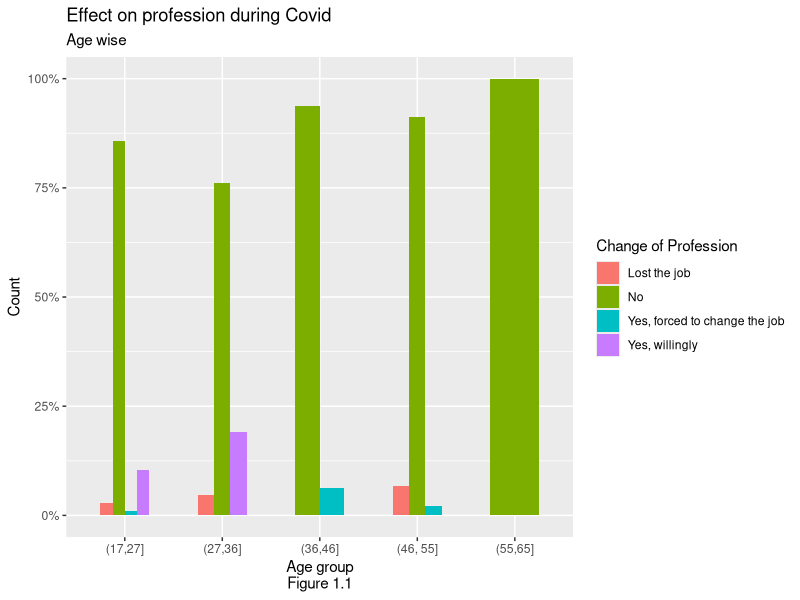
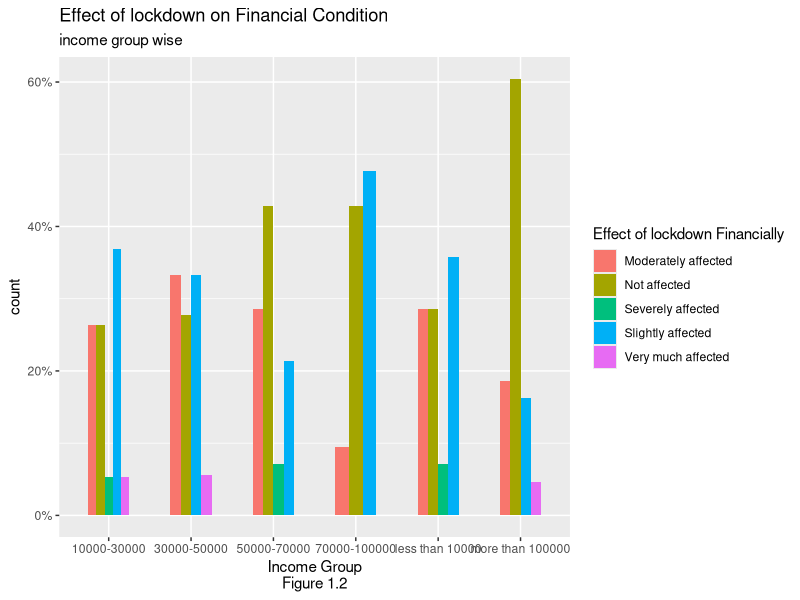
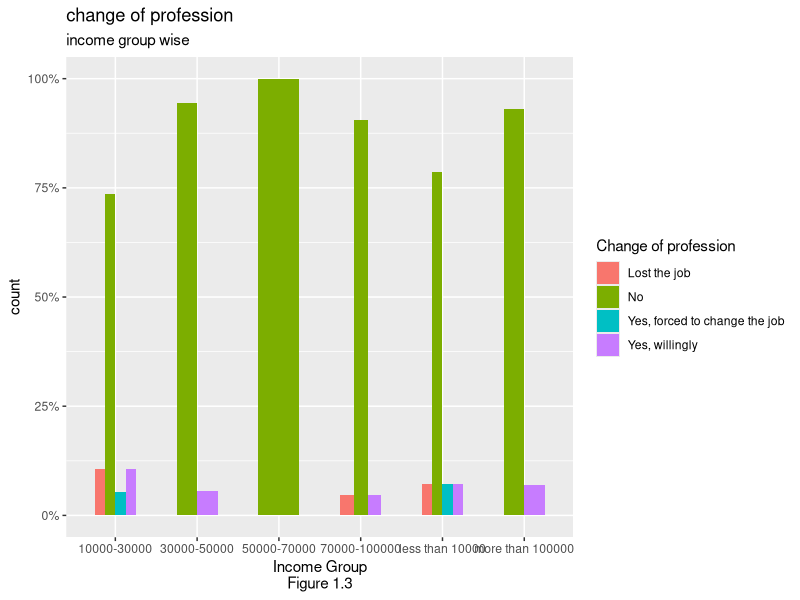
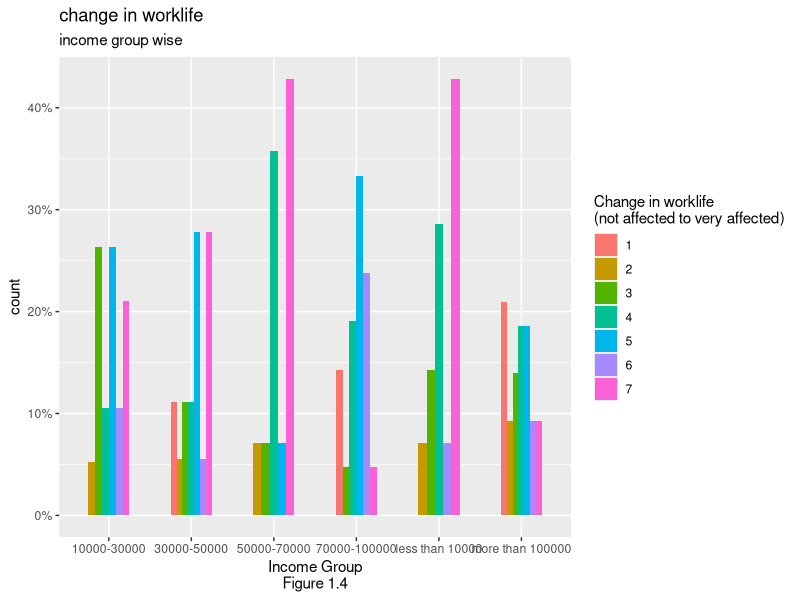
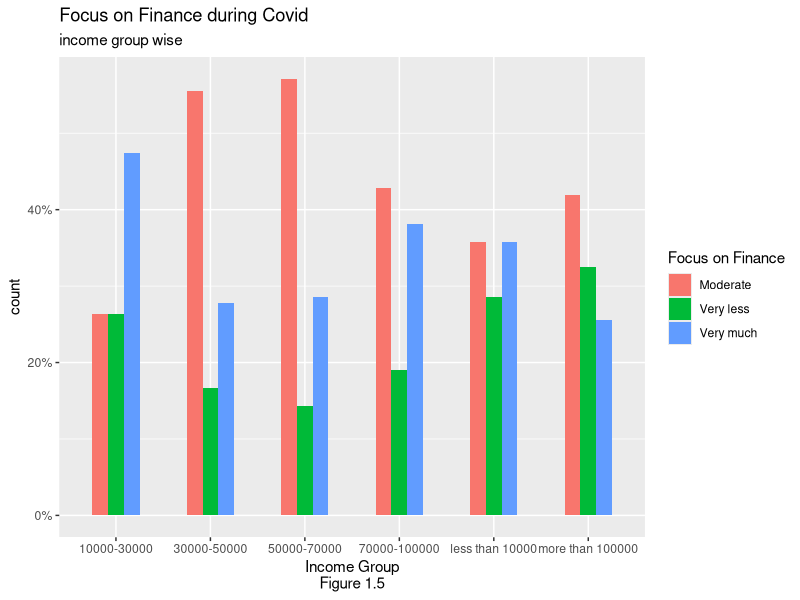
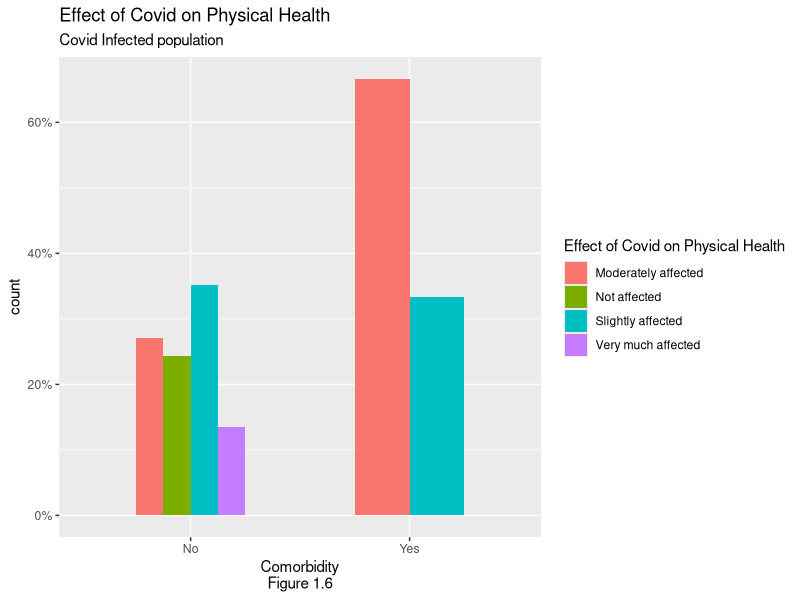
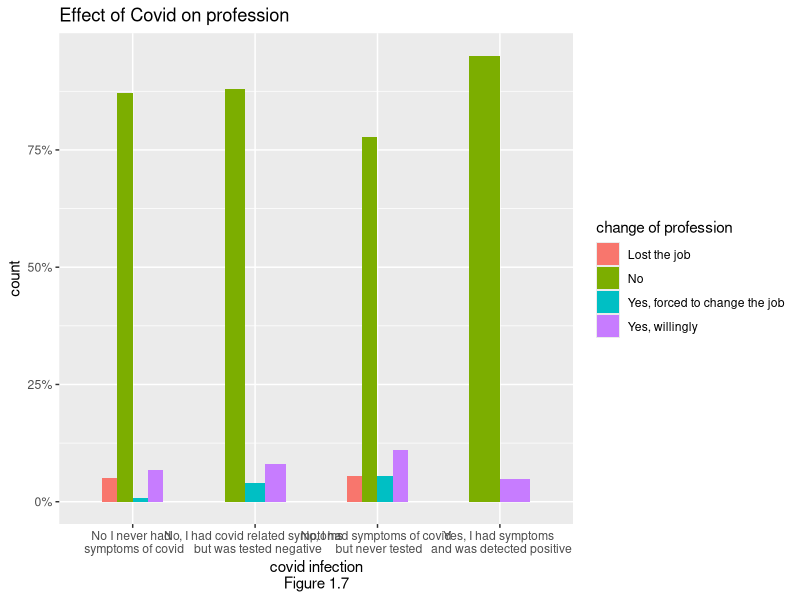
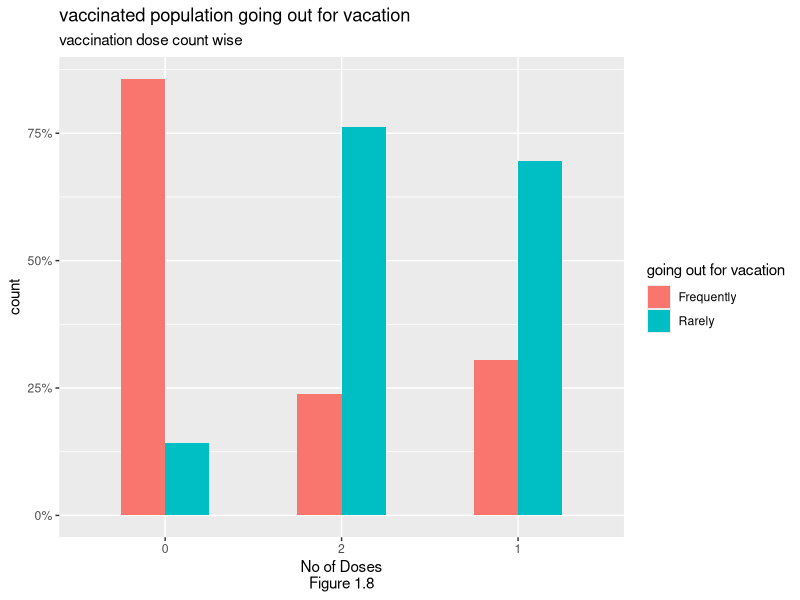

Source code (R) for these figures, in order:
library(dplyr)
library(stringr)
library(ggplot2)

######################################################
#Reading Data
df1 <- read.csv("data2.csv",as.is = c(1:5,18),na.strings = '')
########################################################
#Data cleaning

df2 <- df1[-1]

vec1 <- c("age","gender","location","profession","income_per_month","covid_affected","vaccinated_no_of_doses",
          "lockdown_effect_finance","lockdown_effect_physically","lockdown_effect_mentally",
          "comorbidity","exercise_freq","view_on_exercise","traveling_freq_work",
          "traveling_freq_emergency","traveling_freq_vacation","covid_precautions",
          "covid_effect_on_work","profession_change","focus_on_physical_health",
          "focus_on_mental_health","focus_on_finance")

colnames(df2) <- vec1

df2$age <- as.integer(df2$age)

df3 <- df2%>%
  mutate_at(c(3,4),tolower)

df3 <- df3[complete.cases(df3$age),]
df3$age_grp <- cut(df3$age,5)
levels(df3$age_grp) <- c("(17,27]", "(27,36]", "(36,46]", "(46, 55]", "(55,65]")


levels(df3$vaccinated_no_of_doses) <- c(0,2,1)

df3$covid_affected1 = df3$covid_affected
levels(df3$covid_affected1) <- c(0,0,"undefined",1)
df3$profession1 <- df3$profession

df3$profession1[which(str_detect(df3$profession1,c("student|nursing|studying")))] = "student"
df3$profession1[which(str_detect(df3$profession1,c("home|house|retired|retd|graduate|no")))] = "unemployed"
df3$profession1[which(str_detect(df3$profession1,c("student|unemployed"),negate = T))] = "employed" 

df3$covid_precautions1 <- as.character(lapply(strsplit(c(df3$covid_precautions),";"),length))



#################################################################
#age-wise effect of lockdown financially

age_count <- df3 %>% 
  group_by(age_grp) %>% 
  summarise(count= n())


df_age <- df3 %>% 
  group_by(age_grp,profession_change) %>% 
  summarise(count = n())

tab <- data.frame(table(df_age$age_grp))

df_age$total <- rep(age_count$count,times=tab$Freq)
df_age$freqden <- df_age$count/df_age$total



ggplot(data=df_age ,aes(x= age_grp,y= freqden ,fill= profession_change ))+
  geom_bar(position="dodge",stat="identity",width =0.5)+
  labs(y="Count",x="Age group\nFigure 1.1",title="Effect on profession during Covid",
       fill= "Change of Profession", subtitle = "Age wise")+
  scale_y_continuous(labels = scales::percent_format())


#####################################
#Income group wise effect of lock down financially

df_fin1 <- subset(df3,profession1 != "student",select = c("income_per_month","lockdown_effect_finance"))

igrp_count <- df_fin1 %>% 
  group_by(income_per_month) %>% 
  summarise(count= n())


df_fin <- df_fin1 %>% 
  group_by(income_per_month,lockdown_effect_finance) %>% 
  summarise(count = n())

tab1 <- data.frame(table(df_fin$income_per_month))


df_fin$total <- rep(igrp_count$count,times=tab1$Freq)
df_fin$freqden <- df_fin$count/df_fin$total

ggplot(data=df_fin ,aes(x= income_per_month,y= freqden ,fill = lockdown_effect_finance ))+
  geom_bar(position="dodge",stat="identity",width =0.5)+
  labs(y="count",x="Income Group\nFigure 1.2",title="Effect of lockdown on Financial Condition",
       fill= "Effect of lockdown Financially", subtitle = "income group wise")+
  scale_y_continuous(labels = scales::percent_format())


#####################################################
#Change of profession in every income group


df_fin2 <- subset(df3,profession1 != "student",select = c("income_per_month","profession_change"))

igrp_count1 <- df_fin2 %>% 
  group_by(income_per_month) %>% 
  summarise(count= n())


df_fina <- df_fin2 %>% 
  group_by(income_per_month,profession_change) %>% 
  summarise(count = n())

tab2 <- data.frame(table(df_fina$income_per_month))


df_fina$total <- rep(igrp_count1$count,times=tab2$Freq)
df_fina$freqden <- df_fina$count/df_fina$total

ggplot(data=df_fina ,aes(x= income_per_month,y= freqden ,fill= profession_change ))+
  geom_bar(position="dodge",stat="identity",width =0.5)+
  labs(y="count",x="Income Group\nFigure 1.3",title="change of profession",
       fill= "Change of profession", subtitle = "income group wise")+
  scale_y_continuous(labels = scales::percent_format())

##############################################################
#change in work life in different age groups


df_fin3 <- subset(df3,profession1 != "student",select = c("income_per_month","covid_effect_on_work"))

igrp_count2 <- df_fin3 %>% 
  group_by(income_per_month) %>% 
  summarise(count= n())


df_finan <- df_fin3 %>% 
  group_by(income_per_month,covid_effect_on_work) %>% 
  summarise(count = n())

tab3 <- data.frame(table(df_finan$income_per_month))

df_finan$total <- rep(igrp_count2$count,times=tab3$Freq)
df_finan$freqden <- df_finan$count/df_finan$total

ggplot(data=df_finan ,aes(x= income_per_month,y= freqden ,fill= as.factor(covid_effect_on_work) ))+
  geom_bar(position="dodge",stat="identity",width =0.5)+
  labs(y="count",x="Income Group\nFigure 1.4",title="change in worklife",
       fill= "Change in worklife\n(not affected to very affected)",
       subtitle = "income group wise")+
  scale_y_continuous(labels = scales::percent_format())

###########################################################
#focus of people in different income groups during Covid


df_fin4 <- subset(df3,profession1 != "student",select = c("income_per_month","focus_on_finance"))

igrp_count3 <- df_fin4 %>% 
  group_by(income_per_month) %>% 
  summarise(count= n())

df_fin_focus <- df_fin4 %>% 
  group_by(income_per_month,focus_on_finance) %>% 
  summarise(count = n())

tab4 <- data.frame(table(df_fin_focus$income_per_month))


df_fin_focus$total <- rep(igrp_count3$count,times=tab4$Freq)
df_fin_focus$freqden <- df_fin_focus$count/df_fin_focus$total

ggplot(data=df_fin_focus ,aes(x= income_per_month,y= freqden ,fill= focus_on_finance ))+
  geom_bar(position="dodge",stat="identity",width =0.5)+
  labs(y="count",x="Income Group\nFigure 1.5",title="Focus on Finance during Covid",
       fill= "Focus on Finance", subtitle = "income group wise")+
  scale_y_continuous(labels = scales::percent_format())


############################################################
#people who has co morbidity how their physical health is affected after getting infected with covid



df_covid <- subset(df3,covid_affected1 == 1 , select = c(comorbidity,lockdown_effect_physically))
df_covid <- df_covid[complete.cases(df_covid),]


comorb_count <- df_covid %>% 
  group_by(comorbidity) %>% 
  summarise(count= n())

df_covid1 <- df_covid %>% 
  group_by(comorbidity,lockdown_effect_physically) %>% 
  summarise(count = n())

tab5 <- data.frame(table(df_covid1$comorbidity))

df_covid1$total <- rep(comorb_count$count,times = tab5$Freq)
df_covid1$freqden <- df_covid1$count/df_covid1$total

ggplot(data=df_covid1 ,aes(x= comorbidity,y= freqden ,fill= lockdown_effect_physically ))+
  geom_bar(position="dodge",stat="identity",width =0.5)+
  labs(y="count",x="Comorbidity\nFigure 1.6",title="Effect of Covid on Physical Health",
       fill= "Effect of Covid on Physical Health", subtitle = "Covid Infected population")+
  scale_y_continuous(labels = scales::percent_format())


##################################################################
#people infected with covid vs change of profession

df_covidp <- select(df3,covid_affected,profession_change)
df_covidp <- df_covidp[complete.cases(df_covidp),]


infected_count <- df_covidp %>% 
  group_by(covid_affected) %>% 
  summarise(count= n())


df_covid2 <- df_covidp %>% 
  group_by(covid_affected,profession_change) %>% 
  summarise(count = n())

levels(df_covid2$covid_affected) <- c("No I never had \n symptoms of covid"                        
                                      ,"No, I had covid related symptoms \n  but was tested negative"
                                      ,"No, I had symptoms of covid \n but never tested"            
                                      ,"Yes, I had symptoms \n and was detected positive" )

tab6 <- data.frame(table(df_covid2$covid_affected))

df_covid2$total <- rep(infected_count$count,times = tab6$Freq)
df_covid2$freqden <- df_covid2$count/df_covid2$total


ggplot(data=df_covid2 ,aes(x= covid_affected,y= freqden ,fill= profession_change ))+
  geom_bar(position="dodge",stat="identity",width =0.5)+
  labs(y="count",x="covid infection\nFigure 1.7",title="Effect of Covid on profession",
       fill= "change of profession")+
  scale_y_continuous(labels = scales::percent_format())

#########################################################################
#going out for vacation vs vaccination dose

df_vac <- select(df3,vaccinated_no_of_doses,traveling_freq_vacation)


grp_count <- df_vac %>% 
  group_by(vaccinated_no_of_doses) %>% 
  summarise(count= n())

df_vac_travel <- df_vac %>% 
  group_by(vaccinated_no_of_doses,traveling_freq_vacation) %>% 
  summarise(count = n())

tab7 <- data.frame(table(df_vac_travel$vaccinated_no_of_doses))

df_vac_travel$total <- rep(grp_count$count,times=tab7$Freq)
df_vac_travel$freqden1 <- df_vac_travel$count/df_vac_travel$total

ggplot(data=df_vac_travel ,aes(x=vaccinated_no_of_doses ,y= freqden1 ,fill= traveling_freq_vacation ))+
  geom_bar(position="dodge",stat="identity",width =0.5)+
  labs(y="count",x="No of Doses\nFigure 1.8",title="vaccinated population going out for vacation",
       fill= "going out for vacation", subtitle = "vaccination dose count wise")+
  scale_y_continuous(labels = scales::percent_format())


##################################################################
#vaccinated population vs precaution

df_vac1 <- select(df3,vaccinated_no_of_doses,covid_precautions1)

grp_count <- df_vac1 %>% 
  group_by(vaccinated_no_of_doses) %>% 
  summarise(count= n())

df_vac_prec <- df_vac1 %>% 
  group_by(vaccinated_no_of_doses,covid_precautions1) %>% 
  summarise(count = n())

tab8 <- data.frame(table(df_vac_prec$vaccinated_no_of_doses))

df_vac_prec$total <- rep(grp_count$count,times=tab8$Freq)
df_vac_prec$freqden1 <- df_vac_prec$count/df_vac_prec$total

ggplot(data=df_vac_prec ,aes(x=vaccinated_no_of_doses ,y= freqden1 ,fill= as.factor(covid_precautions1 )))+
  geom_bar(position="dodge",stat="identity",width =0.5)+
  labs(y="count",x="No of Doses\nFigure 1.9",title="vaccinated population going out for vacation",
       fill= "following no of precautions", subtitle = "vaccination dose count wise")+
  scale_y_continuous(labels = scales::percent_format())
####################################################################
### focus of people on different factors after covid age wise
####################################
##Focus physical health

focus_area <- select(df3, age_grp, focus_on_physical_health, focus_on_mental_health, focus_on_finance)
focus_area <- focus_area[!is.na(focus_area$age),]


focus_physical_health <- focus_area %>%
  group_by(age_grp, focus_on_physical_health) %>%
  summarise(count = table(focus_on_physical_health))
focus_physical_health

ggplot(focus_physical_health) +
  geom_bar(aes(x = age_grp, y = count, fill = focus_on_physical_health),
           stat = "Identity", position = "fill",width = 0.6) + 
  labs(y="percentage",x="Age Group\nFigure 1.10",title="Focus on Physical Health During Covid",
          fill= "Focus on Physical Health", subtitle = "Age group Wise")+
  scale_y_continuous(labels = scales::percent_format())+coord_polar()



##########################################
##Focus Mental health
focus_mental_health <- focus_area %>%
  group_by(age_grp, focus_on_mental_health) %>%
  summarise(count = table(focus_on_mental_health))

ggplot(focus_mental_health) +
  geom_bar(aes(x = age_grp, y = count, fill = focus_on_mental_health), 
           stat = "Identity", position = "fill",width = 0.7)+ 
  labs(y="percentage",x="Age Group\nFigure 1.11",title="Focus on Mental Health During Covid",
       fill= "Focus on Mental Health", subtitle = "Age group Wise")+
  scale_y_continuous(labels = scales::percent_format())+coord_polar()
##########################################################
#covid infection vs taking precautions

df_vacp <- select(df3,covid_affected1,covid_precautions1)
df_vacp <- df_vacp[complete.cases(df_vacp),]

grp_count <- df_vacp %>% 
  group_by(covid_affected1) %>% 
  summarise(count= n())

df_aff_prec <- df_vacp%>% 
  group_by(covid_affected1,covid_precautions1) %>% 
  summarise(count = n())

tab9 <- data.frame(table(df_aff_prec$covid_affected1))

df_aff_prec$total <- rep(grp_count$count,times = tab9$Freq)
df_aff_prec$freqden1 <- df_aff_prec$count/df_aff_prec$total

ggplot(data=df_aff_prec ,aes(x=covid_affected1 ,y= freqden1 ,fill= as.factor(covid_precautions1 )))+
  geom_bar(position="dodge",stat="identity",width =0.5)+
  labs(y="Percentage",x="covid infection\nFigure 1.12",title="Taking precautions vs covid infection",
       fill= "following no of precautions")+
  scale_y_continuous(labels = scales::percent_format())

#############################################################################
#No of precautions people taking while going out for work


df_vac_1 <- select(df3,traveling_freq_work,covid_precautions1)
df_vac_1 <- df_vac_1[complete.cases(df_vac_1),]

grp_count <- df_vac_1 %>% 
  group_by(traveling_freq_work) %>% 
  summarise(count= n())

df_traW_prec <- df_vac_1%>% 
  group_by(traveling_freq_work,covid_precautions1) %>% 
  summarise(count = n())

tab10 <- data.frame(table(df_traW_prec$traveling_freq_work))

df_traW_prec$total <- rep(grp_count$count,times = tab10$Freq)
df_traW_prec$freqden1 <- df_traW_prec$count/df_traW_prec$total

ggplot(data=df_traW_prec ,aes(x=traveling_freq_work ,y= freqden1 ,fill= as.factor(covid_precautions1 )))+
  geom_bar(position="dodge",stat="identity",width =0.5)+
  labs(y="Percentage",x="Frequency of Traveling for work\nFigure 1.13",title="Taking Precautions While going out for Work",
       fill= "following no of precautions")+
  scale_y_continuous(labels = scales::percent_format())


#############################################################################
#No of precautions people taking while going out for vacation


df_vac_2 <- select(df3,traveling_freq_vacation,covid_precautions1)
df_vac_2 <- df_vac_2[complete.cases(df_vac_2),]

grp_count <- df_vac_2 %>% 
  group_by(traveling_freq_vacation) %>% 
  summarise(count= n())

df_traV_prec <- df_vac_2%>% 
  group_by(traveling_freq_vacation,covid_precautions1) %>% 
  summarise(count = n())

tab11 <- data.frame(table(df_traV_prec$traveling_freq_vacation))



df_traV_prec$total <- rep(grp_count$count,times = tab11$Freq)
df_traV_prec$freqden1 <- df_traV_prec$count/df_traV_prec$total

ggplot(data=df_traV_prec ,aes(x=traveling_freq_vacation ,y= freqden1 ,fill= as.factor(covid_precautions1 )))+
  geom_bar(position="dodge",stat="identity",width =0.5)+
  labs(y="Percentage",x="Frequency of Traveling for vacation\nFigure 1.14",title="Taking Precautions While going out for vacation",
       fill= "following no of precautions")+
  scale_y_continuous(labels = scales::percent_format())


#############################################################################
#No of precautions people taking while going out for emergency

df_vac_3 <- select(df3,traveling_freq_emergency,covid_precautions1)
df_vac_3 <- df_vac_3[complete.cases(df_vac_3),]

grp_count <- df_vac_3 %>% 
  group_by(traveling_freq_emergency) %>% 
  summarise(count= n())

df_traE_prec <- df_vac_3%>% 
  group_by(traveling_freq_emergency,covid_precautions1) %>% 
  summarise(count = n())

tab12 <- data.frame(table(df_traE_prec$traveling_freq_emergency))

df_traE_prec$total <- rep(grp_count$count,times = tab12$Freq)
df_traE_prec$freqden1 <- df_traE_prec$count/df_traE_prec$total

ggplot(data=df_traE_prec ,aes(x=traveling_freq_emergency ,y= freqden1 ,fill= as.factor(covid_precautions1 )))+
  geom_bar(position="dodge",stat="identity",width =0.5)+
  labs(y="Percentage",x="Frequency of traveling for emergency\nFigure 1.15",title="Taking Precautions While going out for emergency",
       fill= "following no of precautions")+
  scale_y_continuous(labels = scales::percent_format())

#################################################################
#Age wise freq of exercise

age_count1 <- df3 %>% 
  group_by(age_grp) %>% 
  summarise(count= n())


df_age1 <- df3 %>% 
  group_by(age_grp,exercise_freq) %>% 
  summarise(count = n())


tab13 <- data.frame(table(df_age1$age_grp))


df_age1$total <- rep(age_count1$count,times=tab13$Freq)
df_age1$freqden <- df_age1$count/df_age1$total



ggplot(data=df_age1 ,aes(x= age_grp,y= freqden ,fill= exercise_freq ))+
  geom_bar(position="dodge",stat="identity",width =0.5)+
  labs(y="Count",x="Age group\nFigure 1.16",title="Exercise Frequency in different Age group",
       fill= "Exercise Frequency", subtitle = "Age wise")+
  scale_y_continuous(labels = scales::percent_format())

#################################################################
#age-wise physically affected by lockdown

age_count2 <- df3 %>% 
  group_by(age_grp) %>% 
  summarise(count= n())


df_age2 <- df3 %>% 
  group_by(age_grp,lockdown_effect_physically) %>% 
  summarise(count = n())


tab14 <- data.frame(table(df_age2$age_grp))


df_age2$total <- rep(age_count2$count,times=tab14$Freq)
df_age2$freqden <- df_age2$count/df_age2$total


ggplot(data=df_age2 ,aes(x= age_grp,y= freqden ,fill= lockdown_effect_physically ))+
  geom_bar(position="dodge",stat="identity",width =0.5)+
  labs(y="Count",x="Age group\nFigure 1.17",title="Effect on Physical Health due to Lockdown",
       fill= "Effect on physical health", subtitle = "Age wise")+
  scale_y_continuous(labels = scales::percent_format())

#################################################################
#age-wise mentally affected by lockdown

age_count3 <- df3 %>% 
  group_by(age_grp) %>% 
  summarise(count= n())



df_age3 <- df3 %>% 
  group_by(age_grp,lockdown_effect_mentally) %>% 
  summarise(count = n())


tab15 <- data.frame(table(df_age3$age_grp))


df_age3$total <- rep(age_count3$count,times=tab15$Freq)
df_age3$freqden <- df_age3$count/df_age3$total



ggplot(data=df_age3 ,aes(x= age_grp,y= freqden ,fill= lockdown_effect_mentally ))+
  geom_bar(position="dodge",stat="identity",width =0.5)+
  labs(y="Count",x="Age group\nFigure 1.18",title="Effect on Mental Health due to Lockdown",
       fill= "Effect on Mental health", subtitle = "Age wise")+
  scale_y_continuous(labels = scales::percent_format())


#################################################################
#age-wise mentally affected by change of profession

prof_count <- df3 %>% 
  group_by(profession_change) %>% 
  summarise(count= n())


df_prof <- df3 %>% 
  group_by(profession_change,lockdown_effect_mentally) %>% 
  summarise(count = n())

tab16 <- data.frame(table(df_prof$profession_change))


df_prof$total <- rep(prof_count$count,times=tab16$Freq)
df_prof$freqden <- df_prof$count/df_prof$total



ggplot(data=df_prof ,aes(x= profession_change,y= freqden ,fill= lockdown_effect_mentally ))+
  geom_bar(position="dodge",stat="identity",width =0.5)+
  labs(y="percentage",x="Change of Profession\nFigure 1.19",title="Effect on Mental Health due to Change of profession",
       fill= "Effect on Mental health")+
  scale_y_continuous(labels = scales::percent_format())


#################################################################
#age-wise financally affected by change of profession


prof_count1 <- df3 %>% 
  group_by(profession_change) %>% 
  summarise(count= n())


df_prof1 <- df3 %>% 
  group_by(profession_change,lockdown_effect_finance) %>% 
  summarise(count = n())


tab17 <- data.frame(table(df_prof1$profession_change))


df_prof1$total <- rep(prof_count1$count,times=tab17$Freq)
df_prof1$freqden <- df_prof1$count/df_prof1$total



ggplot(data=df_prof1 ,aes(x= profession_change,y= freqden ,fill= lockdown_effect_finance ))+
  geom_bar(position="dodge",stat="identity",width =0.5)+
  labs(y="percentage",x="Change of profession\nFigure 1.20",title="Effect on Financial condition due to Profession change",
       fill= "Effect on Financial Condition")+
  scale_y_continuous(labels = scales::percent_format())

